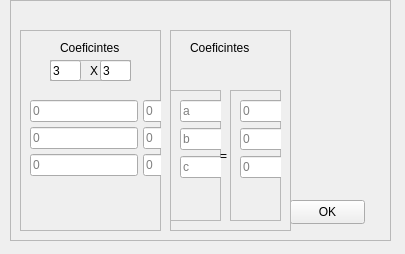
<?xml version="1.0" encoding="UTF-8"?>
<ui version="4.0">
 <class>Widget</class>
 <widget class="QWidget" name="Widget">
  <property name="geometry">
   <rect>
    <x>0</x>
    <y>0</y>
    <width>405</width>
    <height>254</height>
   </rect>
  </property>
  <property name="windowTitle">
   <string>Widget</string>
  </property>
  <widget class="QFrame" name="frame_2">
   <property name="geometry">
    <rect>
     <x>10</x>
     <y>0</y>
     <width>381</width>
     <height>241</height>
    </rect>
   </property>
   <property name="frameShape">
    <enum>QFrame::StyledPanel</enum>
   </property>
   <property name="frameShadow">
    <enum>QFrame::Raised</enum>
   </property>
   <widget class="QPushButton" name="pushButton">
    <property name="geometry">
     <rect>
      <x>280</x>
      <y>200</y>
      <width>75</width>
      <height>24</height>
     </rect>
    </property>
    <property name="text">
     <string>OK</string>
    </property>
   </widget>
   <widget class="QFrame" name="frame_7">
    <property name="geometry">
     <rect>
      <x>10</x>
      <y>30</y>
      <width>141</width>
      <height>201</height>
     </rect>
    </property>
    <property name="frameShape">
     <enum>QFrame::StyledPanel</enum>
    </property>
    <property name="frameShadow">
     <enum>QFrame::Raised</enum>
    </property>
    <widget class="QFrame" name="frame_5">
     <property name="geometry">
      <rect>
       <x>30</x>
       <y>30</y>
       <width>81</width>
       <height>21</height>
      </rect>
     </property>
     <property name="frameShape">
      <enum>QFrame::StyledPanel</enum>
     </property>
     <property name="frameShadow">
      <enum>QFrame::Raised</enum>
     </property>
     <widget class="QLineEdit" name="lineEdit_16">
      <property name="geometry">
       <rect>
        <x>0</x>
        <y>0</y>
        <width>31</width>
        <height>21</height>
       </rect>
      </property>
      <property name="text">
       <string>3</string>
      </property>
      <property name="placeholderText">
       <string>3</string>
      </property>
     </widget>
     <widget class="QLabel" name="label_3">
      <property name="geometry">
       <rect>
        <x>40</x>
        <y>0</y>
        <width>31</width>
        <height>21</height>
       </rect>
      </property>
      <property name="text">
       <string>X</string>
      </property>
     </widget>
     <widget class="QLineEdit" name="lineEdit_17">
      <property name="geometry">
       <rect>
        <x>50</x>
        <y>0</y>
        <width>31</width>
        <height>21</height>
       </rect>
      </property>
      <property name="text">
       <string>3</string>
      </property>
      <property name="placeholderText">
       <string>3</string>
      </property>
     </widget>
    </widget>
    <widget class="QWidget" name="horizontalLayoutWidget">
     <property name="geometry">
      <rect>
       <x>10</x>
       <y>70</y>
       <width>131</width>
       <height>101</height>
      </rect>
     </property>
     <layout class="QHBoxLayout" name="horizontalLayout" stretch="0,0,0">
      <property name="spacing">
       <number>5</number>
      </property>
      <property name="sizeConstraint">
       <enum>QLayout::SetFixedSize</enum>
      </property>
      <item>
       <layout class="QVBoxLayout" name="verticalLayout">
        <item>
         <widget class="QLineEdit" name="lineEdit_21">
          <property name="placeholderText">
           <string>0</string>
          </property>
         </widget>
        </item>
        <item>
         <widget class="QLineEdit" name="lineEdit_19">
          <property name="placeholderText">
           <string>0</string>
          </property>
         </widget>
        </item>
        <item>
         <widget class="QLineEdit" name="lineEdit_20">
          <property name="placeholderText">
           <string>0</string>
          </property>
         </widget>
        </item>
       </layout>
      </item>
      <item>
       <layout class="QVBoxLayout" name="verticalLayout_2" stretch="5,0,0">
        <property name="sizeConstraint">
         <enum>QLayout::SetNoConstraint</enum>
        </property>
        <item>
         <widget class="QLineEdit" name="lineEdit_22">
          <property name="placeholderText">
           <string>0</string>
          </property>
         </widget>
        </item>
        <item>
         <widget class="QLineEdit" name="lineEdit_23">
          <property name="placeholderText">
           <string>0</string>
          </property>
         </widget>
        </item>
        <item>
         <widget class="QLineEdit" name="lineEdit_24">
          <property name="placeholderText">
           <string>0</string>
          </property>
         </widget>
        </item>
       </layout>
      </item>
      <item>
       <layout class="QVBoxLayout" name="verticalLayout_3">
        <item>
         <widget class="QLineEdit" name="lineEdit_25">
          <property name="placeholderText">
           <string>0</string>
          </property>
         </widget>
        </item>
        <item>
         <widget class="QLineEdit" name="lineEdit_26">
          <property name="placeholderText">
           <string>0</string>
          </property>
         </widget>
        </item>
        <item>
         <widget class="QLineEdit" name="lineEdit_27">
          <property name="placeholderText">
           <string>0</string>
          </property>
         </widget>
        </item>
       </layout>
      </item>
     </layout>
    </widget>
    <widget class="QLabel" name="label">
     <property name="geometry">
      <rect>
       <x>40</x>
       <y>10</y>
       <width>71</width>
       <height>16</height>
      </rect>
     </property>
     <property name="text">
      <string>Coeficintes</string>
     </property>
    </widget>
   </widget>
   <widget class="QFrame" name="frame_6">
    <property name="geometry">
     <rect>
      <x>160</x>
      <y>30</y>
      <width>121</width>
      <height>201</height>
     </rect>
    </property>
    <property name="frameShape">
     <enum>QFrame::StyledPanel</enum>
    </property>
    <property name="frameShadow">
     <enum>QFrame::Raised</enum>
    </property>
    <widget class="QFrame" name="frame_3">
     <property name="geometry">
      <rect>
       <x>0</x>
       <y>60</y>
       <width>51</width>
       <height>131</height>
      </rect>
     </property>
     <property name="frameShape">
      <enum>QFrame::StyledPanel</enum>
     </property>
     <property name="frameShadow">
      <enum>QFrame::Raised</enum>
     </property>
     <widget class="QWidget" name="verticalLayoutWidget_4">
      <property name="geometry">
       <rect>
        <x>10</x>
        <y>10</y>
        <width>31</width>
        <height>101</height>
       </rect>
      </property>
      <layout class="QVBoxLayout" name="verticalLayout_4">
       <property name="sizeConstraint">
        <enum>QLayout::SetFixedSize</enum>
       </property>
       <item>
        <widget class="QLineEdit" name="lineEdit_28">
         <property name="placeholderText">
          <string>a</string>
         </property>
        </widget>
       </item>
       <item>
        <widget class="QLineEdit" name="lineEdit_29">
         <property name="placeholderText">
          <string>b</string>
         </property>
        </widget>
       </item>
       <item>
        <widget class="QLineEdit" name="lineEdit_30">
         <property name="text">
          <string/>
         </property>
         <property name="placeholderText">
          <string>c</string>
         </property>
        </widget>
       </item>
      </layout>
     </widget>
    </widget>
    <widget class="QFrame" name="frame_4">
     <property name="geometry">
      <rect>
       <x>60</x>
       <y>60</y>
       <width>51</width>
       <height>131</height>
      </rect>
     </property>
     <property name="frameShape">
      <enum>QFrame::StyledPanel</enum>
     </property>
     <property name="frameShadow">
      <enum>QFrame::Raised</enum>
     </property>
     <widget class="QWidget" name="verticalLayoutWidget_5">
      <property name="geometry">
       <rect>
        <x>10</x>
        <y>10</y>
        <width>31</width>
        <height>101</height>
       </rect>
      </property>
      <layout class="QVBoxLayout" name="verticalLayout_5">
       <property name="sizeConstraint">
        <enum>QLayout::SetFixedSize</enum>
       </property>
       <item>
        <widget class="QLineEdit" name="lineEdit_31">
         <property name="placeholderText">
          <string>0</string>
         </property>
        </widget>
       </item>
       <item>
        <widget class="QLineEdit" name="lineEdit_32">
         <property name="placeholderText">
          <string>0</string>
         </property>
        </widget>
       </item>
       <item>
        <widget class="QLineEdit" name="lineEdit_33">
         <property name="text">
          <string/>
         </property>
         <property name="placeholderText">
          <string>0</string>
         </property>
        </widget>
       </item>
      </layout>
     </widget>
    </widget>
    <widget class="QLabel" name="label_2">
     <property name="geometry">
      <rect>
       <x>50</x>
       <y>110</y>
       <width>16</width>
       <height>31</height>
      </rect>
     </property>
     <property name="text">
      <string>=</string>
     </property>
    </widget>
    <widget class="QLabel" name="label_4">
     <property name="geometry">
      <rect>
       <x>20</x>
       <y>10</y>
       <width>71</width>
       <height>16</height>
      </rect>
     </property>
     <property name="text">
      <string>Coeficintes</string>
     </property>
    </widget>
   </widget>
  </widget>
 </widget>
 <resources/>
 <connections/>
</ui>
